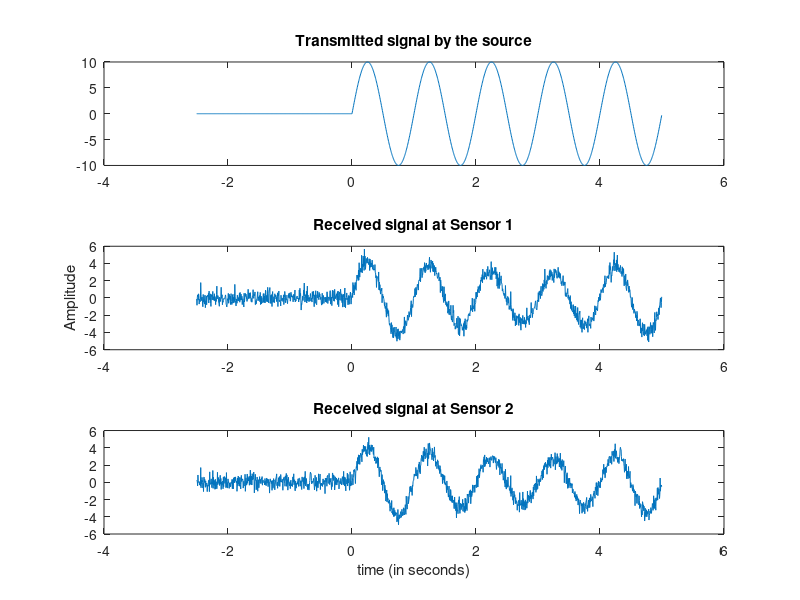
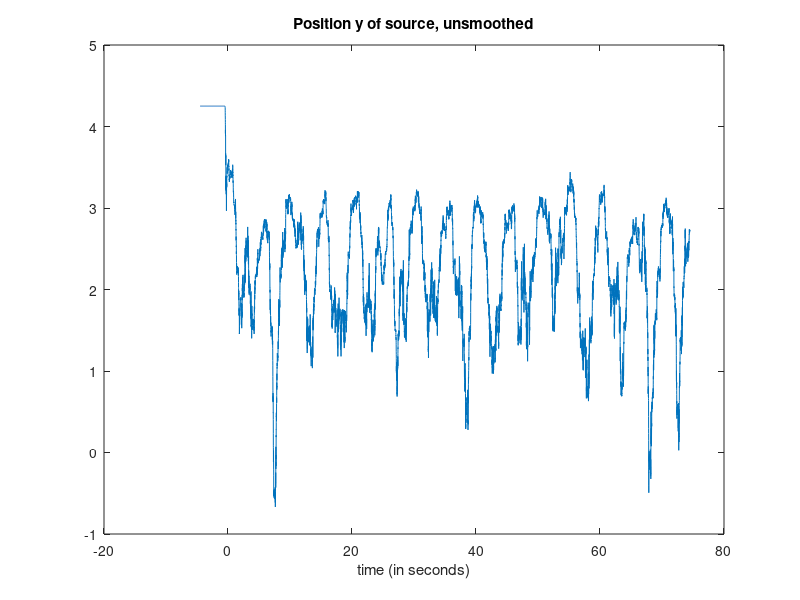

The MATLAB source for these figures, in order: (Note: this script raises an error after producing the figures.)
% This is the code file for the Project
% Your submission file MUST run without any errors/bugs and should display
% the results in the command window.

%% For the Part I of the project
% (For part II, you can comment out the file loading and visualization codes)
% Load the transmitted signals and the received signals at both the sensors

load('Project_Part_1_signals.mat');

% Visualize first few samples from the loaded data
% The variable 't' is time in seconds, and sampling time Ts = 0.005 sec

figure;
subplot(3,1,1);
plot(t(500:2000),transmitted_signal(500:2000));
title('Transmitted signal by the source');

subplot(3,1,2);
plot(t(500:2000),received_signal1(500:2000));
title('Received signal at Sensor 1');
ylabel('Amplitude');

subplot(3,1,3);
plot(t(500:2000),received_signal2(500:2000));
title('Received signal at Sensor 2');
xlabel('time (in seconds)');

% Implement your technique here
% Denoise the signal
% You can try several methods here and compare them with each other
% Also determine the best method to denoise the signal without any loss of
% information
window=200;
N=length(transmitted_signal)-window;
power1=zeros(1,N);
power2=zeros(1,N);
powerT=zeros(1,N);
tPrime=zeros(1,N);
for i=1:N
    indices=i:i+window;
    power1(i)=log(mean(received_signal1(indices).^2));
    power2(i)=log(mean(received_signal2(indices).^2));
    powerT(i)=log(mean(transmitted_signal(indices).^2));
    tPrime(i)=mean(t(indices));
end
var1=var(power1(1:1000-window));
var2=var(power2(1:1000-window));
r1=power1-powerT;
r2=power2-powerT;
y=4.25+exp(-r1+var1/2)-exp(-r2+var2/2);
figure;
set(gcf,'color','w');
plot(tPrime, y);
title('Position y of source, unsmoothed');
xlabel('time (in seconds)');
% export_fig y-unsmoothed.pdf;

y=smoothdata(y,'movmean',50);
figure;
set(gcf,'color','w');
plot(tPrime, y);
title('Position y of source, smoothed');
xlabel('time (in seconds)');
% export_fig y-smoothed.pdf;

% Code for the algorithm that determines the parameters for the motion of
% Source
startIndex=2651;
window=1000;
N=idivide(length(y)-startIndex+1,int32(window));
A=zeros(1,N);
B=zeros(1,N);
for i=1:N
    indices=(i-1)*window+startIndex:i*window+startIndex-1;
    A(i)=(max(y(indices))-min(y(indices)))/2;
    B(i)=mean(y(indices));
end
w=zeros(1,2*(N-1));
for i=1:N-1
    indices1=(i-1)*window+startIndex:i*window+startIndex-1;
    indices2=i*window+startIndex:(i+1)*window+startIndex-1;
    tCur=tPrime(indices1);
    tNext=tPrime(indices2);
    [curMax,peakCurIndex]=max(y(indices1));
    [nextMax,peakNextIndex]=max(y(indices2));
    [curMin,troughCurIndex]=min(y(indices1));
    [nextMin,troughNextIndex]=min(y(indices2));
    period1=tNext(peakNextIndex)-tCur(peakCurIndex);
    period2=tNext(troughNextIndex)-tCur(troughNextIndex);
    w(2*i-1)=2*pi/period1;
    w(2*i)=2*pi/period2;
end
phi=zeros(1,N);
for i=1:N
    indices=(i-1)*window+startIndex:i*window+startIndex-1;
    tCur=tPrime(indices);
    [curMax,peakIndex]=max(y(indices));
    phi(i)=(2*pi*(double(i)+5/4)/mean(w)-tCur(peakIndex))/mean(w);
end

figure;
set(gcf,'color','w');
plot(tPrime, y);
hold on;
plot(tPrime, mean(A)*sin(mean(w).*tPrime+mean(phi))+mean(B));
hold off;
title('Position y of source, smoothed and fitted');
xlabel('time (in seconds)');
% export_fig y-fitted.pdf;

% Print the estimated values in the command window
disp(['The estimated value (mean) of amplitude is ' num2str(mean(A))]);
% Here 'A' is a vector that contains all the observations of the amplitude
% and we simply compute the mean of 'A'
disp(['The standard deviation of amplitude is ' num2str(std(A))]);
% Similarly we compute the standard deviation of the estimate of amplitude
disp(['The estimated value (mean) of B is ' num2str(mean(B))]);
disp(['The standard deviation of B is ' num2str(std(B))]);
disp(['The estimated value (mean) of omega is ' num2str(mean(w))]);
disp(['The standard deviation of omega is ' num2str(std(w))]);
disp(['The estimated value (mean) of intial phase is ' num2str(mean(phi))]);
disp(['The standard deviation of initial phase is ' num2str(std(phi))]);